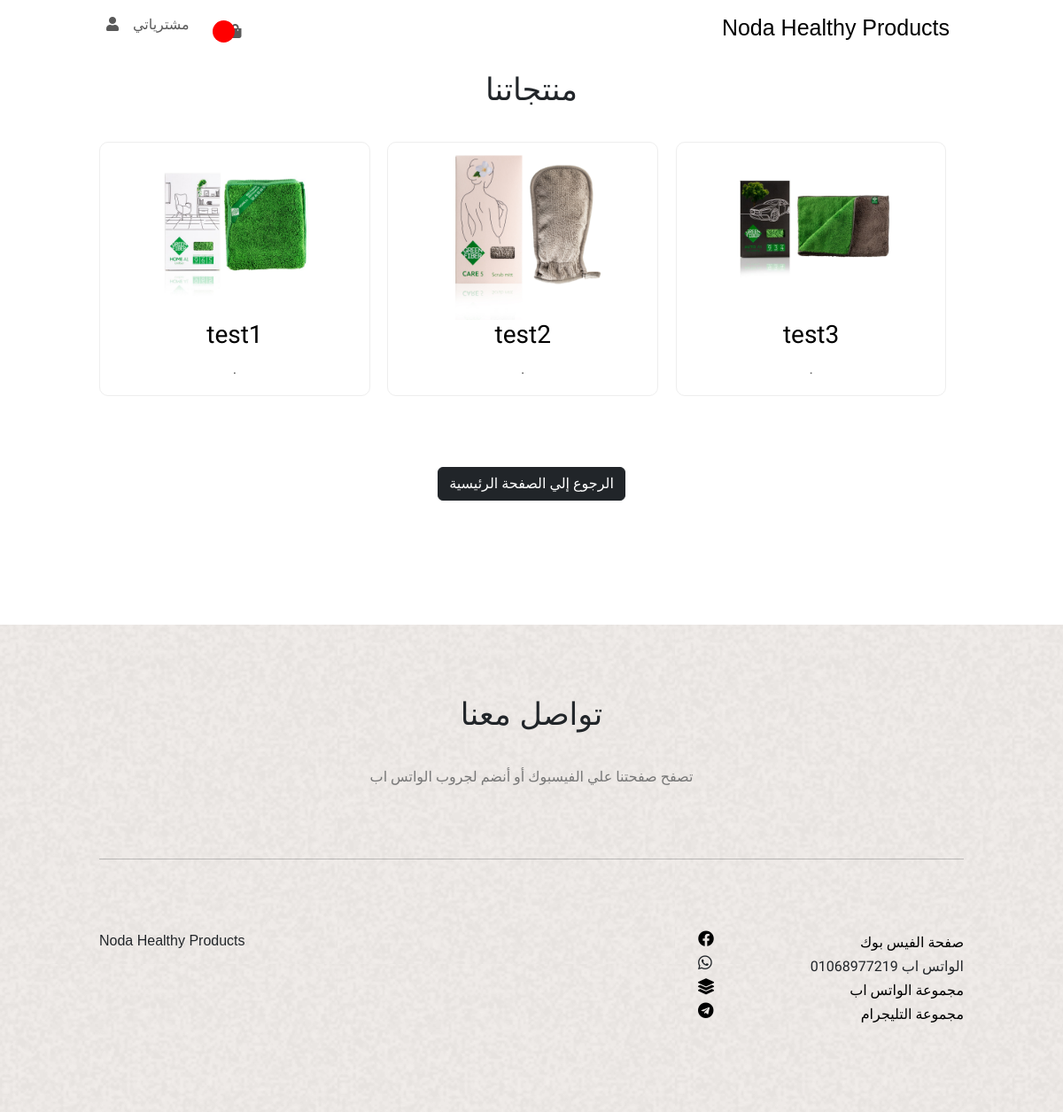
/products/, run on an earlier commit of the app's database.
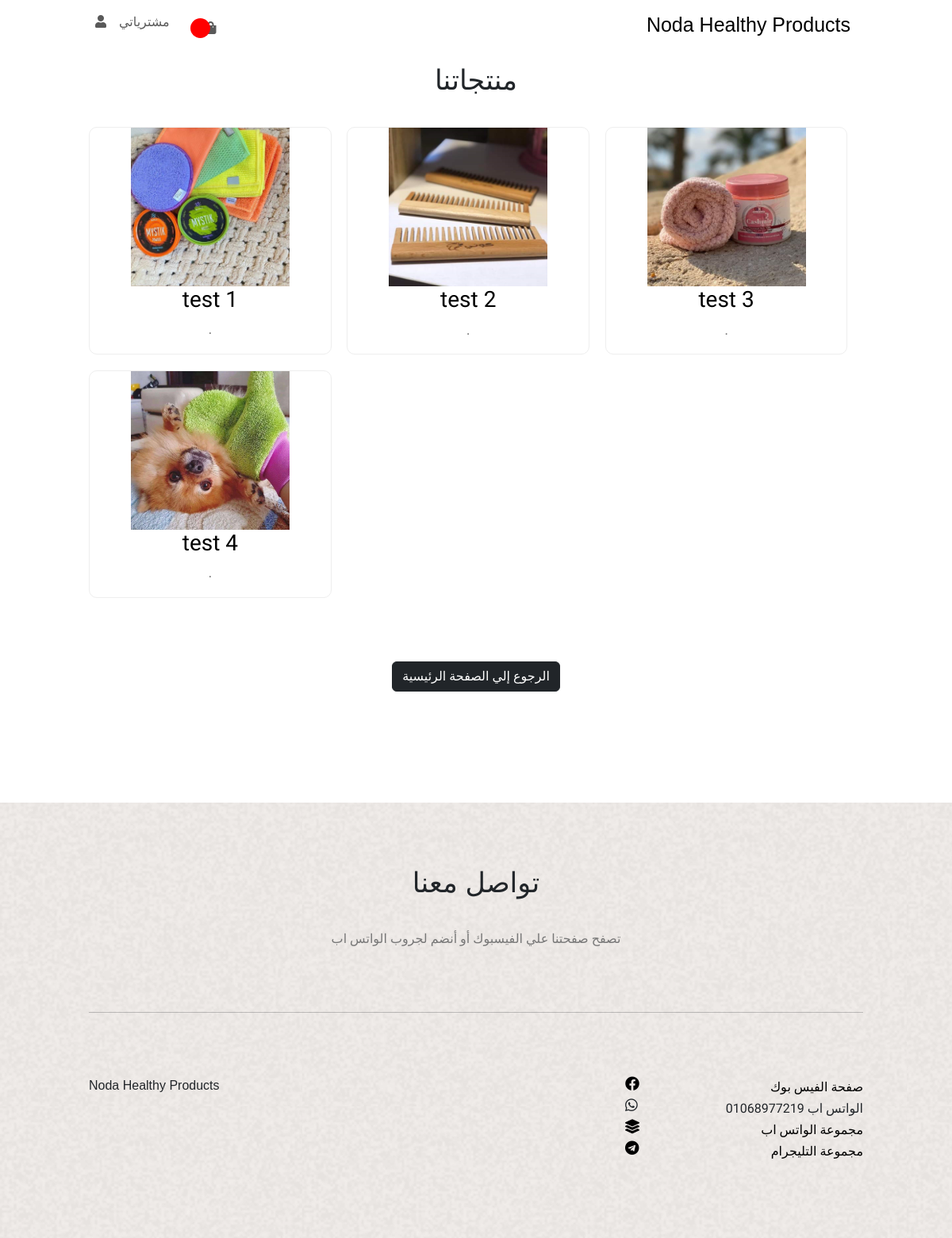
And on a later commit of the database.
### store/models.py (models this page shows, shortened)
class Product(models.Model):
    name = models.CharField(max_length=1000)
    description = models.CharField(max_length=1000000)
    price = models.FloatField()
    tags = models.ManyToManyField(Tag)
    image = models.ImageField(upload_to='uploads/%Y/%m/%d/')
    in_the_main_page = models.BooleanField(blank=True)

### store/views.py (the view)
# urls.py: path('products/', views.products, name='products'),
def products(request):
    return render(request, 'products.html', {'products' : Product.objects.all()})

### templates/products.html (shortened to what this page needs)
{% extends 'base.html' %}
{% load static %}
{% block style %}
    <link rel="stylesheet" href="{% static 'css/products.css'%}" />
{% endblock %}
{% block content %}
<div class="products">
    <div class="container">
        <h2>منتجاتنا</h2>
        {% for prod in products %}
        <a href="/product/{{ prod.id }}">
            <div class="product">
                <div class="img-container">
                    <img src="/media/{{ prod.image }}" alt="" />
                </div>
                <div class="product-text">
                    <h3>{{ prod.name }}</h3>
                    <p>{{ prod.description }}</p>
                </div>
            </div>
        </a>
        {% endfor %}
        <p class="more">
            <a class="btn btn-dark" href="/">الرجوع إلي الصفحة الرئيسية</a>
        </p>
    </div>
</div>
{% endblock %}

What changed in the data, as far as the page shows it:
changed Product: image: a different picture; name "test1" → "test 1"
changed Product: image: a different picture; name "test2" → "test 2"
changed Product: image: a different picture; name "test3" → "test 3"
added Product: image (picture), name "test 4", description "."
